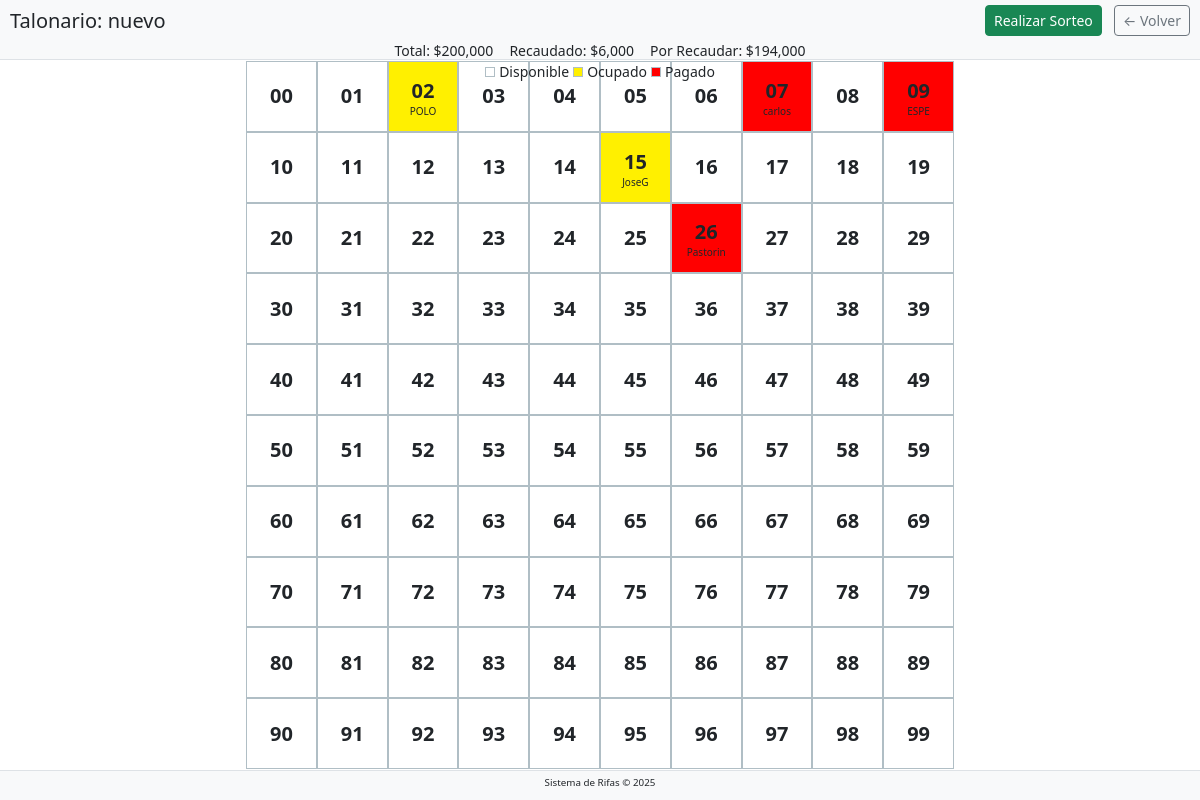
/talonario/3, run on an earlier commit of the app's database.
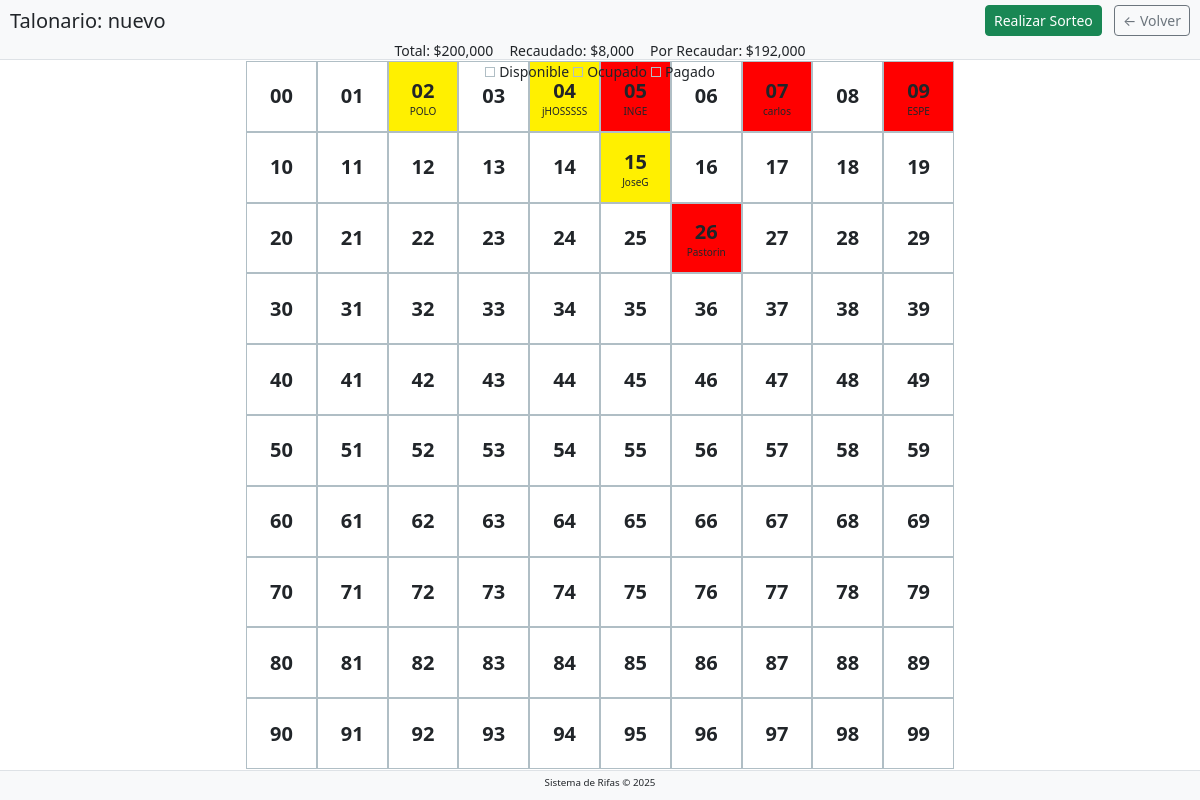
And on a later commit of the database.
### app.py (models this page shows)
class Talonario(db.Model):
    id = db.Column(db.Integer, primary_key=True)
    nombre = db.Column(db.String(100), nullable=False)
    sorteos = db.relationship('Sorteo', backref='talonario', lazy=True)

class Numero(db.Model):
    id = db.Column(db.Integer, primary_key=True)
    talonario_id = db.Column(db.Integer, db.ForeignKey('talonario.id'), nullable=False)
    numero = db.Column(db.Integer, nullable=False)
    estado = db.Column(db.String(20), default='disponible')
    nombre_persona = db.Column(db.String(100))

### app.py (the view)
@app.route('/talonario/<int:talonario_id>')
def ver_talonario(talonario_id):
    talonario = db.session.get(Talonario, talonario_id)
    if not talonario:
        return "Talonario no encontrado", 404
    stmt = select(Numero).where(Numero.talonario_id == talonario_id).order_by(Numero.numero)
    numeros = db.session.scalars(stmt).all()
    config = Configuracion.query.first()
    total_esperado = 100 * config.precio_boleta
    numeros_pagados = sum(1 for n in numeros if n.estado == 'pagado')
    recaudado = numeros_pagados * config.precio_boleta
    por_recaudar = total_esperado - recaudado
    return render_template('talonario.html',
                           talonario=talonario,
                           numeros=numeros,
                           now=datetime.now(),
                           config=config,
                           total_esperado=total_esperado,
                           recaudado=recaudado,
                           por_recaudar=por_recaudar)

### app.py (called while the page is built)
def format_currency(value):
    try:
        return "{:,.0f}".format(value)
    except:
        return str(value)

### templates/talonario.html (shortened to what this page needs)
{% extends "base.html" %}
{% block content %}
    <div class="header-section">
        <div class="d-flex justify-content-between align-items-center">
            <h1 class="h5 mb-0">Talonario: {{ talonario.nombre }}</h1>
            <div>
                <a href="{{ url_for('sorteo', talonario_id=talonario.id) }}" class="btn btn-success btn-sm me-2">
                    Realizar Sorteo
                </a>
                <a href="{{ url_for('index') }}" class="btn btn-outline-secondary btn-sm">
                    &larr; Volver
                </a>
            </div>
        </div>
        <div class="d-flex justify-content-center gap-3 mt-1">
            <div class="d-flex align-items-center">
                <span class="small">Total: ${{ total_esperado|currency }}</span>
            </div>
            <div class="d-flex align-items-center">
                <span class="small">Recaudado: ${{ recaudado|currency }}</span>
            </div>
            <div class="d-flex align-items-center">
                <span class="small">Por Recaudar: ${{ por_recaudar|currency }}</span>
            </div>
        </div>
        <div class="d-flex flex-wrap justify-content-center gap-1">
            <div class="d-flex align-items-center">
                <div class="leyenda-item disponible me-1"></div>
                <span class="small">Disponible</span>
            </div>
            <div class="d-flex align-items-center">
                <div class="leyenda-item ocupado me-1"></div>
                <span class="small">Ocupado</span>
            </div>
            <div class="d-flex align-items-center">
                <div class="leyenda-item pagado me-1"></div>
                <span class="small">Pagado</span>
            </div>
        </div>
    </div>
    <div class="content-section">
        <div class="grid-container">
            {% for numero in numeros %}
                <div class="numero-celda {{ numero.estado }}"
                     onclick="abrirModal({{ numero.id }}, '{{ numero.estado }}')">
                    <strong>{{ "%02d" % numero.numero }}</strong>
                    {% if numero.nombre_persona %}
                        <div class="nombre-persona">{{ numero.nombre_persona }}</div>
                    {% endif %}
                </div>
            {% endfor %}
        </div>
    </div>
    <div class="footer-section">
        <small>Sistema de Rifas &copy; {{ now.year }}</small>
    </div>
{% endblock %}

### templates/base.html (shortened to what this page needs)
<!DOCTYPE html>
<html lang="es">
<head>
    <link href="https://cdn.jsdelivr.net/npm/bootstrap@5.3.0/dist/css/bootstrap.min.css" rel="stylesheet">
</head>
<body>
    {% block content %}{% endblock %}
</body>
</html>

### templates/base.html (style rules this page uses)
:root { --disponible: #ffffff; --ocupado: #fff000; --pagado: #ff0000; --borde: #b0bec5; --header-height: 80px; --footer-height: 30px; }
body { overflow: hidden; height: 100vh; margin: 0; padding: 0; display: flex; flex-direction: column; }
.header-section { height: var(--header-height); padding: 5px 10px; background: #f8f9fa; border-bottom: 1px solid #dee2e6; display: flex; flex-direction: column; justify-content: space-between; position: fixed; top: 0; left: 0; right: 0; z-index: 100; }
.footer-section { height: var(--footer-height); padding: 3px 10px; background: #f8f9fa; border-top: 1px solid #dee2e6; font-size: 0.7rem; text-align: center; position: fixed; bottom: 0; left: 0; right: 0; z-index: 100; }
.content-section { flex: 1; overflow: hidden; margin-top: var(--header-height); margin-bottom: var(--footer-height); display: flex; justify-content: center; align-items: center; }
.grid-container { display: grid; grid-template-columns: repeat(10, 1fr); grid-template-rows: repeat(10, 1fr); gap: 0; width: 100%; height: 100%; max-width: 100vmin; max-height: 100vmin; padding: 1px; }
.numero-celda { display: flex; flex-direction: column; justify-content: center; align-items: center; border: 1px solid var(--borde); font-size: 2.5vmin; text-align: center; word-break: break-word; overflow: hidden; padding: 0; }
.disponible { background-color: var(--disponible); }
.ocupado { background-color: var(--ocupado); }
.pagado { background-color: var(--pagado); }
.leyenda-item { display: inline-block; width: 10px; height: 10px; margin-right: 4px; border: 1px solid var(--borde); }
@media (orientation: landscape) { :root { --header-height: 60px; } }
@media (orientation: landscape) { .grid-container { max-width: 90vh; max-height: 90vh; } }

What changed in the data, as far as the page shows it:
changed Numero: estado "disponible" → "ocupado" (drawn); nombre_persona (not shown) → "jHOSSSSS"
changed Numero: estado "disponible" → "pagado" (drawn); nombre_persona (not shown) → "INGE"
Also different on the page:
{{ recaudado|currency }}: "6,000" → "8,000"
{{ por_recaudar|currency }}: "194,000" → "192,000"
